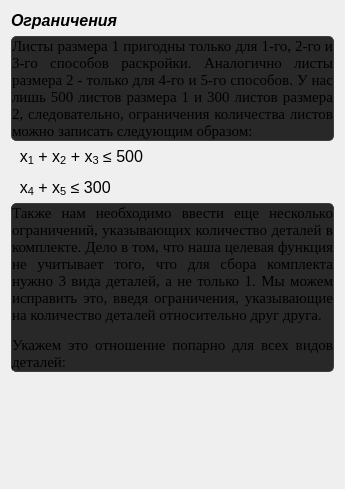
     <widget class="QWidget" name="tab_constraints">
      <attribute name="title">
       <string>Ограничения</string>
      </attribute>
      <layout class="QVBoxLayout" name="vl_constraints">
       <item>
        <widget class="QLabel" name="l_constraints_title">
         <property name="sizePolicy">
          <sizepolicy hsizetype="Preferred" vsizetype="Fixed">
           <horstretch>0</horstretch>
           <verstretch>0</verstretch>
          </sizepolicy>
         </property>
         <property name="font">
          <font>
           <pointsize>12</pointsize>
           <italic>true</italic>
           <bold>true</bold>
          </font>
         </property>
         <property name="text">
          <string>Ограничения</string>
         </property>
         <property name="alignment">
          <set>Qt::AlignmentFlag::AlignLeading|Qt::AlignmentFlag::AlignLeft|Qt::AlignmentFlag::AlignVCenter</set>
         </property>
        </widget>
       </item>
       <item>
        <widget class="QLabel" name="l_constraints_text_1">
         <property name="sizePolicy">
          <sizepolicy hsizetype="Preferred" vsizetype="Minimum">
           <horstretch>0</horstretch>
           <verstretch>0</verstretch>
          </sizepolicy>
         </property>
         <property name="font">
          <font>
           <family>Times New Roman</family>
           <pointsize>11</pointsize>
          </font>
         </property>
         <property name="styleSheet">
          <string notr="true">border:1px solid rgb(60,60,60);border-radius:5px;background:rgb(40,40,40)</string>
         </property>
         <property name="text">
          <string>&lt;html&gt;&lt;head/&gt;&lt;body&gt;&lt;p&gt;Листы размера 1 пригодны только для 1-го, 2-го и 3-го способов раскройки. Аналогично листы размера 2 - только для 4-го и 5-го способов. У нас лишь 500 листов размера 1 и 300 листов размера 2, следовательно, ограничения количества листов можно записать следующим образом:&lt;/p&gt;&lt;/body&gt;&lt;/html&gt;</string>
         </property>
         <property name="alignment">
          <set>Qt::AlignmentFlag::AlignJustify|Qt::AlignmentFlag::AlignVCenter</set>
         </property>
         <property name="wordWrap">
          <bool>true</bool>
         </property>
         <property name="margin">
          <number>6</number>
         </property>
        </widget>
       </item>
       <item>
        <widget class="QLabel" name="l_constraints_default">
         <property name="sizePolicy">
          <sizepolicy hsizetype="Preferred" vsizetype="Expanding">
           <horstretch>0</horstretch>
           <verstretch>0</verstretch>
          </sizepolicy>
         </property>
         <property name="font">
          <font>
           <family>Segoe UI</family>
           <pointsize>12</pointsize>
           <bold>false</bold>
          </font>
         </property>
         <property name="text">
          <string>&lt;html&gt;&lt;head/&gt;&lt;body&gt;&lt;p&gt;&amp;nbsp;  x&lt;span style=&quot; vertical-align:sub;&quot;&gt;1&lt;/span&gt; + x&lt;span style=&quot; vertical-align:sub;&quot;&gt;2&lt;/span&gt; + x&lt;span style=&quot; vertical-align:sub;&quot;&gt;3&lt;/span&gt; ≤ 500&lt;/p&gt;&lt;p&gt;&amp;nbsp;  x&lt;span style=&quot; vertical-align:sub;&quot;&gt;4&lt;/span&gt; + x&lt;span style=&quot; vertical-align:sub;&quot;&gt;5&lt;/span&gt; ≤ 300&lt;/p&gt;&lt;/body&gt;&lt;/html&gt;</string>
         </property>
         <property name="alignment">
          <set>Qt::AlignmentFlag::AlignLeading|Qt::AlignmentFlag::AlignLeft|Qt::AlignmentFlag::AlignVCenter</set>
         </property>
         <property name="margin">
          <number>4</number>
         </property>
        </widget>
       </item>
       <item>
        <widget class="QLabel" name="l_constraints_text_2">
         <property name="sizePolicy">
          <sizepolicy hsizetype="Preferred" vsizetype="Minimum">
           <horstretch>0</horstretch>
           <verstretch>0</verstretch>
          </sizepolicy>
         </property>
         <property name="font">
          <font>
           <family>Times New Roman</family>
           <pointsize>11</pointsize>
          </font>
         </property>
         <property name="styleSheet">
          <string notr="true">border:1px solid rgb(60,60,60);border-radius:5px;background:rgb(40,40,40)</string>
         </property>
         <property name="text">
          <string>&lt;html&gt;&lt;head/&gt;&lt;body&gt;&lt;p&gt;Также нам необходимо ввести еще несколько ограничений, указывающих количество деталей в комплекте. Дело в том, что наша целевая функция не учитывает того, что для сбора комплекта нужно 3 вида деталей, а не только 1. Мы можем исправить это, введя ограничения, указывающие на количество деталей относительно друг друга.&lt;/p&gt;&lt;p&gt;Укажем это отношение попарно для всех видов деталей:&lt;/p&gt;&lt;/body&gt;&lt;/html&gt;</string>
         </property>
         <property name="alignment">
          <set>Qt::AlignmentFlag::AlignJustify|Qt::AlignmentFlag::AlignVCenter</set>
         </property>
         <property name="wordWrap">
          <bool>true</bool>
         </property>
         <property name="margin">
          <number>6</number>
         </property>
        </widget>
       </item>
       <item>
        <widget class="QLabel" name="l_constraints_details_1">
         <property name="sizePolicy">
          <sizepolicy hsizetype="Preferred" vsizetype="Expanding">
           <horstretch>0</horstretch>
           <verstretch>0</verstretch>
          </sizepolicy>
         </property>
         <property name="font">
          <font>
           <family>Segoe UI</family>
           <pointsize>12</pointsize>
           <bold>false</bold>
          </font>
         </property>
         <property name="alignment">
          <set>Qt::AlignmentFlag::AlignLeading|Qt::AlignmentFlag::AlignLeft|Qt::AlignmentFlag::AlignVCenter</set>
         </property>
         <property name="margin">
          <number>4</number>
         </property>
        </widget>
       </item>
       <item>
        <widget class="QLabel" name="l_constraints_details_2">
         <property name="sizePolicy">
          <sizepolicy hsizetype="Preferred" vsizetype="Expanding">
           <horstretch>0</horstretch>
           <verstretch>0</verstretch>
          </sizepolicy>
         </property>
         <property name="font">
          <font>
           <family>Segoe UI</family>
           <pointsize>12</pointsize>
           <bold>false</bold>
          </font>
         </property>
         <property name="alignment">
          <set>Qt::AlignmentFlag::AlignLeading|Qt::AlignmentFlag::AlignLeft|Qt::AlignmentFlag::AlignVCenter</set>
         </property>
         <property name="margin">
          <number>4</number>
         </property>
        </widget>
       </item>
       <item>
        <widget class="QLabel" name="l_constraints_details_3">
         <property name="sizePolicy">
          <sizepolicy hsizetype="Preferred" vsizetype="Expanding">
           <horstretch>0</horstretch>
           <verstretch>0</verstretch>
          </sizepolicy>
         </property>
         <property name="font">
          <font>
           <family>Segoe UI</family>
           <pointsize>12</pointsize>
           <bold>false</bold>
          </font>
         </property>
         <property name="alignment">
          <set>Qt::AlignmentFlag::AlignLeading|Qt::AlignmentFlag::AlignLeft|Qt::AlignmentFlag::AlignVCenter</set>
         </property>
         <property name="margin">
          <number>4</number>
         </property>
        </widget>
       </item>
      </layout>
     </widget>
